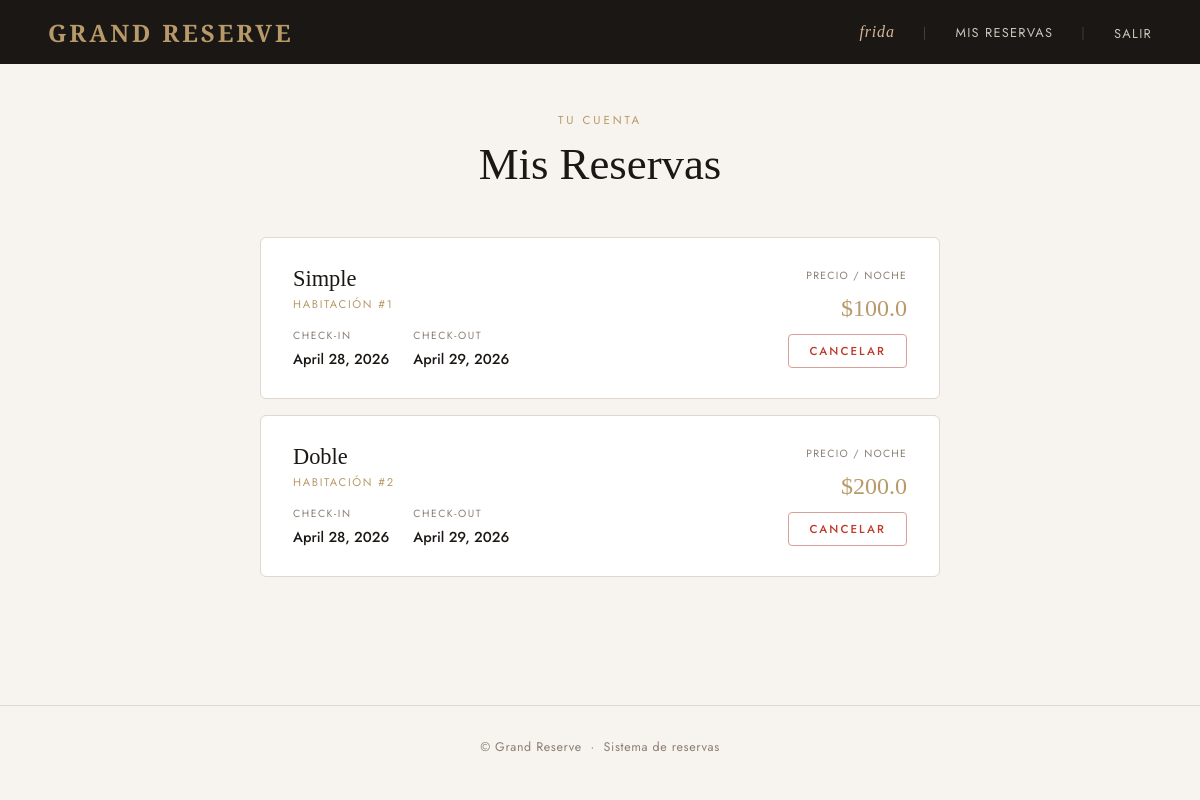
The app's page /my-reservations/ (signed in) with its own data.
### booking/models.py (models this page shows)
class Reservation(models.Model):
    user = models.ForeignKey(User, on_delete=models.CASCADE)
    room = models.ForeignKey(Room, on_delete=models.CASCADE)
    check_in = models.DateField()
    check_out = models.DateField()

class Room(models.Model):
    ROOM_TYPES = [
        ('simple', 'Simple'),
        ('doble', 'Doble'),
        ('suite', 'Suite'),
    ]
    room_type = models.CharField(max_length=10, choices=ROOM_TYPES, default='simple')
    capacity = models.IntegerField(default=1)
    price = models.FloatField()
    description = models.TextField(blank=True, default='')

### booking/views.py (the view)
# urls.py: path('my-reservations/', views.my_reservations, name='my_reservations'),
@login_required
def my_reservations(request):
    reservations = Reservation.objects.filter(user=request.user)
    return render(request, 'booking/my_reservations.html', {
        'reservations': reservations
    })

### booking/context_processors.py (called while the page is built)
def admin_context(request):
    es_admin = False
    if request.user.is_authenticated:
        es_admin = request.user.groups.filter(name='Administradores').exists()
    return {'es_admin': es_admin}

### booking/templates/booking/my_reservations.html (shortened to what this page needs)
{% extends "booking/base.html" %}
{% block content %}
<div class="page-header">
    <p class="eyebrow">Tu cuenta</p>
    <h1>Mis Reservas</h1>
</div>
{% if reservations %}
<div class="reservations-list">
    {% for r in reservations %}
    <div class="reservation-card">
        <div class="res-main">
            <div class="res-type">{{ r.room.get_room_type_display }}</div>
            <div class="res-id">Habitación #{{ r.room.id }}</div>
            <div class="res-dates">
                <div class="res-date-item">
                    <label>Check-in</label>
                    <span>{{ r.check_in }}</span>
                </div>
                <div class="res-date-item">
                    <label>Check-out</label>
                    <span>{{ r.check_out }}</span>
                </div>
            </div>
        </div>
        <div class="res-actions">
            <span class="res-price-label">Precio / noche</span>
            <span class="res-price">${{ r.room.price }}</span>
            <a href="/cancel/{{ r.id }}/" class="btn btn-danger">Cancelar</a>
        </div>
    </div>
    {% endfor %}
</div>
{% else %}
<div class="empty-state">
    <h2>Sin reservas aún</h2>
    <p>Cuando realices una reserva aparecerá aquí.</p>
    <a href="/" class="btn">Buscar habitaciones</a>
</div>
{% endif %}
{% endblock %}

### booking/templates/booking/base.html (shortened to what this page needs)
<!DOCTYPE html>
<html lang="es">
<head>
</head>
<body>
<nav>
    <a href="/" class="nav-brand">Grand Reserve</a>
    <div class="nav-links">
        {% if user.is_authenticated %}
            <span class="username">{{ user.username }}</span>
            {% if es_admin %}
                <span class="admin-badge">Admin</span>
                <span class="divider">|</span>
                <a href="/admin-panel/">Panel Admin</a>
                <span class="divider">|</span>
                <a href="/add-room/">+ Habitación</a>
            {% else %}
                <span class="divider">|</span>
                <a href="/my-reservations/">Mis reservas</a>
            {% endif %}
            <span class="divider">|</span>
            <form method="POST" action="/logout/" style="display:inline;">
                <button type="submit" class="logout-btn">Salir</button>
            </form>
        {% else %}
            <a href="/login/">Iniciar sesión</a>
            <span class="divider">|</span>
            <a href="/register/">Registrarse</a>
        {% endif %}
    </div>
</nav>
<main>
    {% block content %}{% endblock %}
</main>
<footer>
    &copy; Grand Reserve &nbsp;·&nbsp; Sistema de reservas
</footer>
</body>
</html>

### booking/templates/booking/base.html (style rules this page uses)
:root { --cream: #f7f3ee; --dark: #1a1714; --gold: #b89a6a; --gold-light: #d4b896; --muted: #8a7f74; --border: #e0d8ce; --white: #ffffff; --error: #c0392b; --success: #2d6a4f; }
* { box-sizing: border-box; margin: 0; padding: 0; }
body { font-family: 'Jost', sans-serif; background: var(--cream); color: var(--dark); min-height: 100vh; }
nav { background: var(--dark); padding: 0 48px; display: flex; align-items: center; justify-content: space-between; height: 64px; position: sticky; top: 0; z-index: 100; }
.nav-brand { font-family: 'Cormorant Garamond', serif; font-size: 1.5rem; font-weight: 600; color: var(--gold); letter-spacing: 0.12em; text-decoration: none; text-transform: uppercase; }
.nav-links { display: flex; align-items: center; gap: 28px; }
.nav-links a, .nav-links span { color: #ccc5bb; text-decoration: none; font-size: 0.8rem; font-weight: 400; letter-spacing: 0.1em; text-transform: uppercase; transition: color 0.2s; }
.nav-links .divider { color: #444; }
.nav-links .username { color: var(--gold-light); font-style: italic; font-family: 'Cormorant Garamond', serif; font-size: 1rem; letter-spacing: 0.05em; text-transform: none; }
.logout-btn { background: none; border: none; color: #ccc5bb; font-size: 0.8rem; font-weight: 400; letter-spacing: 0.1em; text-transform: uppercase; cursor: pointer; font-family: 'Jost', sans-serif; padding: 0; transition: color 0.2s; }
main { max-width: 960px; margin: 0 auto; padding: 48px 24px; }
.page-header { text-align: center; margin-bottom: 48px; }
.page-header .eyebrow { font-size: 0.72rem; letter-spacing: 0.25em; text-transform: uppercase; color: var(--gold); margin-bottom: 12px; }
.page-header h1 { font-family: 'Cormorant Garamond', serif; font-size: 2.8rem; font-weight: 300; color: var(--dark); line-height: 1.1; }
label { display: block; font-size: 0.72rem; letter-spacing: 0.15em; text-transform: uppercase; color: var(--muted); margin-bottom: 8px; }
.btn { display: inline-block; padding: 13px 36px; background: var(--dark); color: var(--gold); font-family: 'Jost', sans-serif; font-size: 0.78rem; font-weight: 500; letter-spacing: 0.18em; text-transform: uppercase; text-decoration: none; border: none; border-radius: 4px; cursor: pointer; transition: background 0.2s, color 0.2s; }
.btn-danger { background: transparent; border: 1px solid #d9a09a; color: var(--error); padding: 8px 20px; font-size: 0.72rem; }
footer { text-align: center; padding: 32px; color: var(--muted); font-size: 0.78rem; letter-spacing: 0.05em; border-top: 1px solid var(--border); margin-top: 80px; }
a { color: var(--gold); text-decoration: none; }

### booking/templates/booking/my_reservations.html (style rules this page uses)
.reservations-list { display: flex; flex-direction: column; gap: 16px; max-width: 680px; margin: 0 auto; }
.reservation-card { background: var(--white); border: 1px solid var(--border); border-radius: 6px; padding: 28px 32px; display: grid; grid-template-columns: 1fr auto; gap: 20px; align-items: center; transition: box-shadow 0.2s; }
.res-type { font-family: 'Cormorant Garamond', serif; font-size: 1.4rem; font-weight: 400; color: var(--dark); margin-bottom: 4px; }
.res-id { font-size: 0.7rem; letter-spacing: 0.15em; text-transform: uppercase; color: var(--gold); margin-bottom: 16px; }
.res-dates { display: flex; gap: 24px; }
.res-date-item label { font-size: 0.65rem; letter-spacing: 0.15em; text-transform: uppercase; color: var(--muted); display: block; margin-bottom: 4px; }
.res-date-item span { font-size: 0.9rem; font-weight: 500; color: var(--dark); }
.res-actions { text-align: right; }
.res-price { font-family: 'Cormorant Garamond', serif; font-size: 1.5rem; color: var(--gold); margin-bottom: 12px; display: block; }
.res-price-label { font-size: 0.65rem; letter-spacing: 0.12em; text-transform: uppercase; color: var(--muted); display: block; margin-bottom: 12px; }

### records on screen
Reservation: room.room_type "Simple", room.id "1", check_in "April 28, 2026", check_out "April 29, 2026", room.price "100.0"
Reservation: room.room_type "Doble", room.id "2", check_in "April 28, 2026", check_out "April 29, 2026", room.price "200.0"

### other values on screen
{{ user.username }} "frida"
